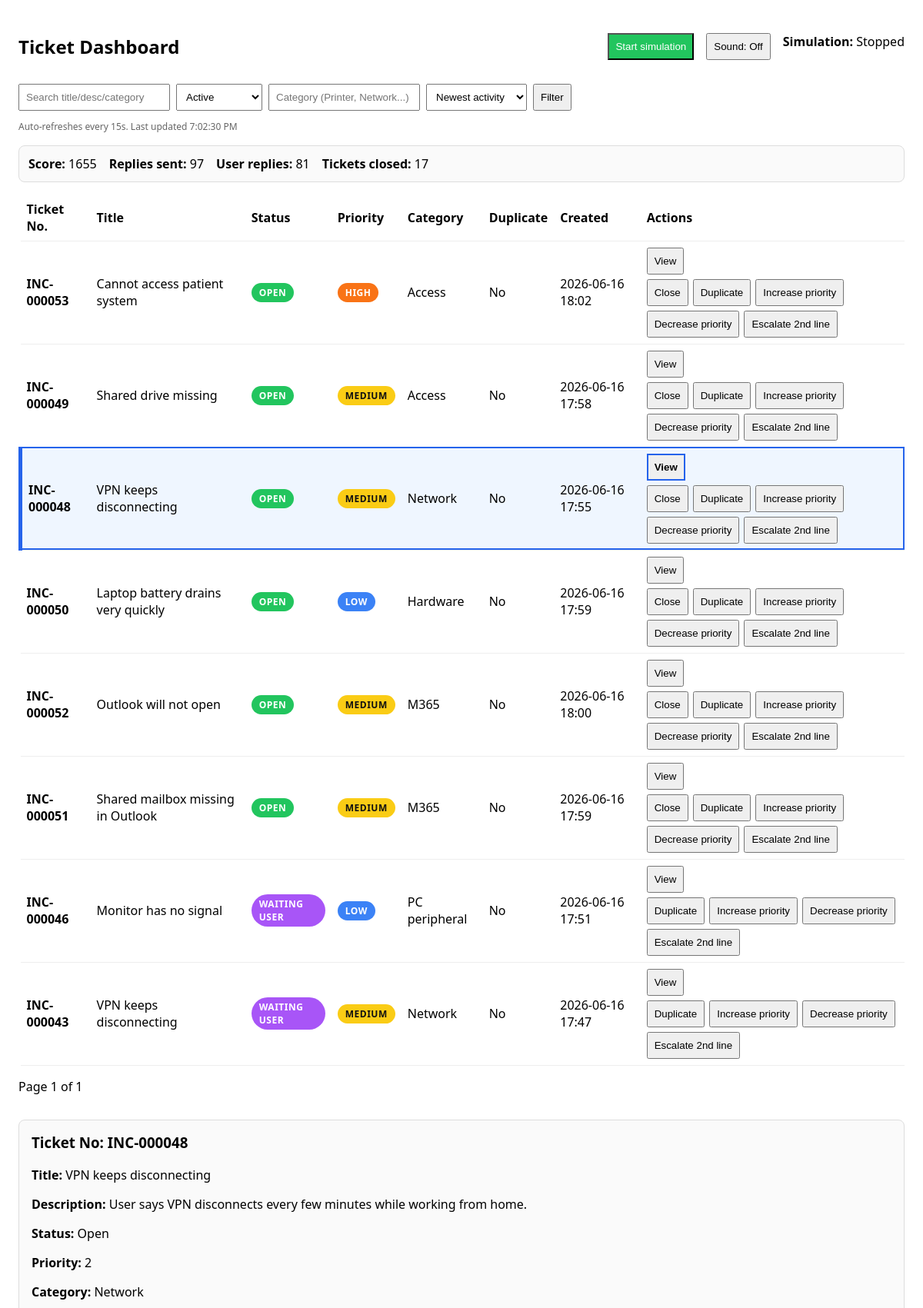
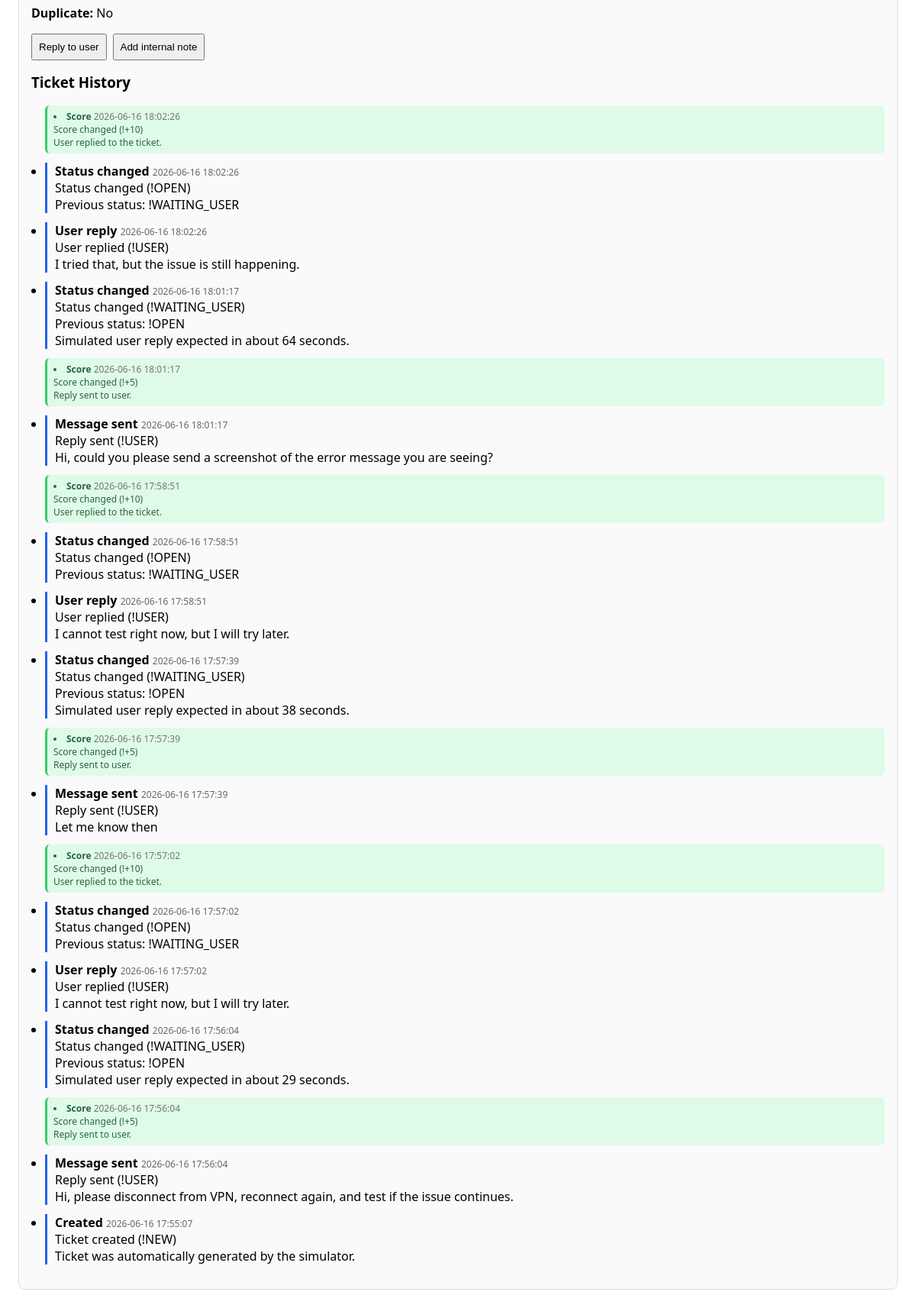
Screenshot of /reports/?selected=48&q=&status=active&category=&ordering=-updated_at with the database file from the repository (2 pictures, top to bottom).
### tickets/models.py (models this page shows, shortened)
class GameState(models.Model):
    score = models.IntegerField(default=0)
    tickets_closed = models.IntegerField(default=0)
    replies_sent = models.IntegerField(default=0)
    user_replies_received = models.IntegerField(default=0)
    simulation_running = models.BooleanField(default=False)
    updated_at = models.DateTimeField(auto_now=True)
    @classmethod
    def get_state(cls):
        state, _ = cls.objects.get_or_create(id=1)
        return state

class Ticket(models.Model):
    PRIORITY_CRITICAL = 0
    PRIORITY_HIGH = 1
    PRIORITY_MEDIUM = 2
    PRIORITY_LOW = 3
    PRIORITY_CHOICES = [
        (PRIORITY_CRITICAL, "Critical"),
        (PRIORITY_HIGH, "High"),
        (PRIORITY_MEDIUM, "Medium"),
        (PRIORITY_LOW, "Low"),
    ]
    STATUS_OPEN = "open"
    STATUS_WAITING_USER = "waiting_user"
    STATUS_CLOSED = "closed"
    STATUS_ESCALATED = "escalated"
    STATUS_CHOICES = [
    (STATUS_OPEN, "Open"),
    (STATUS_WAITING_USER, "Waiting user"),
    (STATUS_CLOSED, "Closed"),
    (STATUS_ESCALATED, "Escalated"),
]
    title = models.CharField(max_length=400)
    description = models.TextField(blank=True)
    created_at = models.DateTimeField(auto_now_add=True)
    priority = models.IntegerField(
        choices=PRIORITY_CHOICES,
        default=PRIORITY_LOW
    )
    status = models.CharField(
        max_length=50,
        choices=STATUS_CHOICES,
        default=STATUS_OPEN
    )
    category = models.CharField(max_length=100, blank=True, null=True)
    is_duplicate = models.BooleanField(default=False)
    updated_at = models.DateTimeField(auto_now=True)
    user_reply_due_at = models.DateTimeField(blank=True, null=True)
    is_waiting_for_simulated_reply = models.BooleanField(default=False)

class TicketEvent(models.Model):
    EVENT_TYPES = [
        ("created", "Created"),
        ("status_changed", "Status changed"),
        ("priority_changed", "Priority changed"),
        ("marked_duplicate", "Marked duplicate"),
        ("unmarked_duplicate", "Unmarked duplicate"),
        ("message_sent", "Message sent"),
        ("user_reply", "User reply"),
        ("note", "Internal note"),
        ("score", "Score"),
    ]
    ticket = models.ForeignKey(
        Ticket,
        on_delete=models.CASCADE,
        related_name="events"
    )
    event_type = models.CharField(max_length=50, choices=EVENT_TYPES)
    message = models.TextField()
    created_at = models.DateTimeField(auto_now_add=True)
    class Meta:
        ordering = ["-created_at"]

### reports/views.py (the view)
# urls.py: path("", lambda request: redirect("reports/dashboard/")),
def dashboard(request):
    qs = Ticket.objects.all()
    q = (request.GET.get("q") or "").strip()
    if q:
        qs = qs.filter(
            Q(title__icontains=q) |
            Q(description__icontains=q) |
            Q(category__icontains=q)
        )
    status = (request.GET.get("status") or "active").strip().lower()
    if status == "active":
        qs = qs.exclude(status__in=[Ticket.STATUS_CLOSED, Ticket.STATUS_ESCALATED])
    elif status in {
        Ticket.STATUS_OPEN,
        Ticket.STATUS_WAITING_USER,
        Ticket.STATUS_CLOSED,
        Ticket.STATUS_ESCALATED,
    }:
        qs = qs.filter(status=status)
    elif status == "all":
        pass
    else:
        status = "active"
        qs = qs.exclude(status__in=[Ticket.STATUS_CLOSED, Ticket.STATUS_ESCALATED])
    category = (request.GET.get("category") or "").strip()
    if category:
        qs = qs.filter(category__icontains=category)
    ordering = request.GET.get("ordering") or "-updated_at"
    if ordering not in {"-updated_at", "-created_at", "created_at", "priority"}:
        ordering = "-updated_at"
    qs = qs.order_by(ordering)
    paginator = Paginator(qs, 10)
    page_number = request.GET.get("page")
    page_obj = paginator.get_page(page_number)
    selected_ticket = None
    selected_ticket_id = request.GET.get("selected")
    game_state = GameState.get_state()
    if selected_ticket_id:
        selected_ticket = Ticket.objects.filter(id=selected_ticket_id).first()
    context = {
        "tickets": page_obj,
        "q": q,
        "status": status,
        "category": category,
        "ordering": ordering,
        "selected_ticket": selected_ticket,
        "selected_ticket_id": selected_ticket_id,
        "game_state": game_state,
    }
    return render(request, "reports/dashboard.html", context)

### reports/templates/reports/dashboard.html (shortened to what this page needs)
<!doctype html>
<html lang="en">
<head>
</head>
<body>
<header>
  <h2 style="margin-right:auto">Ticket Dashboard</h2>
  <section style="display:flex; gap:16px; margin:16px 0; flex-wrap:wrap;">
  <form method="post" action="{% url 'toggle_simulation' %}">
  {% if game_state.simulation_running %}
    <button type="submit" style="background:#ef4444; color:white;">
      Stop simulation
    </button>
  {% else %}
    <button type="submit" style="background:#22c55e; color:white;">
      Start simulation
    </button>
  {% endif %}
</form>
<button type="button" id="soundToggle" onclick="toggleSound()">
</button>
<div>
  <strong>Simulation:</strong>
  {% if game_state.simulation_running %}
    Running
  {% else %}
    Stopped
  {% endif %}
</div>
</section>
  <form class="inline" method="get">
    <input type="text" name="q" placeholder="Search title/desc/category" value="{{ q }}">
    <select name="status">
  <option value="active" {% if status == 'active' %}selected{% endif %}>Active</option>
</select>
    <input type="text" name="category" placeholder="Category (Printer, Network...)" value="{{ category }}">
    <select name="ordering">
  <option value="-updated_at" {% if ordering == '-updated_at' %}selected{% endif %}>Newest activity</option>
</select>
    <button type="submit">Filter</button>
  </form>
</header>
<p class="muted">Auto-refreshes every 15s. <span id="last"></span></p>
<section style="display:flex; gap:16px; margin:16px 0; flex-wrap:wrap; border:1px solid #ddd; padding:12px; border-radius:8px; background:#fafafa;">
  <div><strong>Score:</strong> {{ game_state.score }}</div>
  <div><strong>Replies sent:</strong> {{ game_state.replies_sent }}</div>
  <div><strong>User replies:</strong> {{ game_state.user_replies_received }}</div>
  <div><strong>Tickets closed:</strong> {{ game_state.tickets_closed }}</div>
</section>
<table id="table">
  <thead>
    <tr>
      <th>Ticket No.</th>
      <th>Title</th>
      <th>Status</th>
      <th>Priority</th>
      <th>Category</th>
      <th>Duplicate</th>
      <th>Created</th>
      <th>Actions</th>
    </tr>
  </thead>
  <tbody id="tbody">
    {% for t in tickets %}
<tr class="
  {% if selected_ticket.id == t.id %}selected-row{% endif %}
">
<td>
    <strong>INC-{{ t.id|stringformat:"06d" }}</strong>
  </td>
  <td>{{ t.title }}</td>
  <td>
    <span class="pill {{ t.status|lower }}">
      {% if t.status == "waiting_user" %}
  WAITING USER
{% elif t.status == "escalated" %}
  ESCALATED
{% else %}
  {{ t.status|upper }}
{% endif %}
    </span>
  </td>
  <td>
  <span class="pill
    {% if t.priority == 0 %}priority-critical
    {% elif t.priority == 1 %}priority-high
    {% elif t.priority == 2 %}priority-medium
    {% else %}priority-low
    {% endif %}">
    {% if t.priority == 0 %}CRITICAL
    {% elif t.priority == 1 %}HIGH
    {% elif t.priority == 2 %}MEDIUM
    {% else %}LOW
    {% endif %}
  </span>
</td>
  <td>{{ t.category|default:"—" }}</td>
  <td>{{ t.is_duplicate|yesno:"Yes,No" }}</td>
  <td>{{ t.created_at|date:"Y-m-d H:i" }}</td>
<td>
  <div style="display:flex; gap:6px; flex-wrap:wrap;">
   <a href="?selected={{ t.id }}&q={{ q }}&status={{ status }}&category={{ category }}&ordering={{ ordering }}">
  <button
    type="button"
    {% if selected_ticket.id == t.id %}style="font-weight:700; border:2px solid #2563eb;"{% endif %}
  >
    View
  </button>
</a>
    <form method="post" action="{% url 'ticket_action' t.id %}" style="display:flex; gap:6px; flex-wrap:wrap;">
      {% if t.status|lower == "open" %}
        <button type="submit" name="action" value="close">Close</button>
      {% elif t.status|lower == "closed" %}
        <button type="submit" name="action" value="reopen">Reopen</button>
      {% endif %}
      {% if t.is_duplicate %}
        <button type="submit" name="action" value="not_duplicate">Not duplicate</button>
      {% else %}
        <button type="submit" name="action" value="duplicate">Duplicate</button>
      {% endif %}
      <button type="submit" name="action" value="increase_priority">Increase priority</button>
      <button type="submit" name="action" value="decrease_priority">Decrease priority</button>
      <button type="submit" name="action" value="escalate_2nd_line">Escalate 2nd line</button>
    </form>
  </div>
</td>
</tr>
    {% endfor %}
  </tbody>
</table>
<p id="pager">
  Page {{ tickets.number }} of {{ tickets.paginator.num_pages }}
</p>
<section id="ticket-detail" style="margin-top:32px; border:1px solid #ddd; border-radius:8px; padding:16px;">
  {% if selected_ticket %}
    <h3>
  <strong>Ticket No:</strong>
  INC-{{ selected_ticket.id|stringformat:"06d" }}
</h3>
    <p><strong>Title:</strong> {{ selected_ticket.title }}</p>
    <p><strong>Description:</strong> {{ selected_ticket.description }}</p>
    <p>
  <strong>Status:</strong>
  {% if selected_ticket.status == "waiting_user" %}
    Waiting user
  {% else %}
    {{ selected_ticket.status|title }}
  {% endif %}
</p>
    <p><strong>Priority:</strong> {{ selected_ticket.priority }}</p>
    <p><strong>Category:</strong> {{ selected_ticket.category|default:"—" }}</p>
    <p><strong>Duplicate:</strong> {{ selected_ticket.is_duplicate|yesno:"Yes,No" }}</p>
<div style="display:flex; gap:8px; flex-wrap:wrap; margin-bottom:16px;">
  <button type="button" onclick="openReplyModal()">
    Reply to user
  </button>
  <button type="button" onclick="openNoteModal()">
    Add internal note
  </button>
</div>
    <h3>Ticket History</h3>
    {% if selected_ticket.events.all %}
      <ul style="padding-left:18px;">
        {% for event in selected_ticket.events.all %}
          <li class="history-item
  {% if event.event_type == 'score' and '!+' in event.message %}score-positive{% endif %}
  {% if event.event_type == 'score' %}score-event{% endif %}
">
  <strong>{{ event.get_event_type_display }}</strong>
  <span class="muted">{{ event.created_at|date:"Y-m-d H:i:s" }}</span>
  <br>
  {{ event.message|linebreaksbr }}
</li>
        {% endfor %}
      </ul>
    {% else %}
      <p class="muted">No history yet for this ticket.</p>
    {% endif %}
  {% else %}
    <h3>Selected Ticket</h3>
    <p class="muted">Select a ticket to view details and history.</p>
  {% endif %}
</section>
</body>
</html>

### reports/templates/reports/dashboard.html (style rules this page uses)
body { font-family: system-ui, Arial; margin: 24px; }
header { display:flex; gap:12px; align-items:center; flex-wrap:wrap; }
input, select, button { padding:8px; }
table { width:100%; border-collapse: collapse; margin-top:16px; }
th, td { border-bottom:1px solid #eee; padding:8px; text-align:left; }
.muted { color:#666; font-size:12px; }
form.inline { display:flex; gap:8px; align-items:center; }
.pill { padding:4px 10px; border-radius:999px; font-size:12px; font-weight:600; letter-spacing:.5px; text-transform:uppercase; color:#fff; background:#6b7280; display:inline-block; }
.pill.open { background:#22c55e; }
.pill.priority-low { background:#3b82f6; }
.pill.priority-medium { background:#facc15; color:#111; }
.pill.priority-high { background:#f97316; }
.selected-row { outline: 2px solid #2563eb; background: #eff6ff; }
#ticket-detail { margin-top: 32px; border: 1px solid #ddd; border-radius: 8px; padding: 16px; background: #fafafa; }
#ticket-detail h3 { margin-top: 0; }
.history-item { border-left: 3px solid #2563eb; padding-left: 10px; margin-bottom: 12px; }
.pill.waiting_user { background: #a855f7; }
.selected-row { background: #eff6ff !important; outline: 2px solid #2563eb; outline-offset: -2px; }
.selected-row td:first-child { border-left: 5px solid #2563eb; }
.score-event { font-size: 12px; padding: 6px 8px; border-radius: 6px; list-style-position: inside; opacity: 0.9; }
.score-positive { border-left-color: #22c55e; background: #dcfce7; color: #14532d; }

### rows the page displays
GameState: score "1655", replies_sent "97", user_replies_received "81", tickets_closed "17"
Ticket: id "000053", title "Cannot access patient system", status "OPEN", priority "HIGH", category "Access", is_duplicate "No", created_at "2026-06-16 18:02", shows "Close", shows "Duplicate"
Ticket: id "000049", title "Shared drive missing", status "OPEN", priority "MEDIUM", category "Access", is_duplicate "No", created_at "2026-06-16 17:58", shows "Close", shows "Duplicate"
Ticket: id "000048", title "VPN keeps disconnecting", status "OPEN", shows "MEDIUM", category "Network", is_duplicate "No", created_at "2026-06-16 17:55", shows "Close", shows "Duplicate", description "User says VPN disconnects every few minutes while working from home.", status "Open", priority "2"
Ticket: id "000050", title "Laptop battery drains very quickly", status "OPEN", priority "LOW", category "Hardware", is_duplicate "No", created_at "2026-06-16 17:59", shows "Close", shows "Duplicate"
Ticket: id "000052", title "Outlook will not open", status "OPEN", priority "MEDIUM", category "M365", is_duplicate "No", created_at "2026-06-16 18:00", shows "Close", shows "Duplicate"
Ticket: id "000051", title "Shared mailbox missing in Outlook", status "OPEN", priority "MEDIUM", category "M365", is_duplicate "No", created_at "2026-06-16 17:59", shows "Close", shows "Duplicate"
Ticket: id "000046", title "Monitor has no signal", status "WAITING USER", priority "LOW", category "PC peripheral", is_duplicate "No", created_at "2026-06-16 17:51", shows "Duplicate"
Ticket: id "000043", title "VPN keeps disconnecting", status "WAITING USER", priority "MEDIUM", category "Network", is_duplicate "No", created_at "2026-06-16 17:47", shows "Duplicate"
TicketEvent: event_type "Score", created_at "2026-06-16 18:02:26", message "Score changed (!+10) User replied to the ticket."
TicketEvent: event_type "Status changed", created_at "2026-06-16 18:02:26", message "Status changed (!OPEN) Previous status: !WAITING_USER"
TicketEvent: event_type "User reply", created_at "2026-06-16 18:02:26", message "User replied (!USER) I tried that, but the issue is still happening."
TicketEvent: event_type "Status changed", created_at "2026-06-16 18:01:17", message "Status changed (!WAITING_USER) Previous status: !OPEN Simulated user reply expected in about 64 seconds."
TicketEvent: event_type "Score", created_at "2026-06-16 18:01:17", message "Score changed (!+5) Reply sent to user."
TicketEvent: event_type "Message sent", created_at "2026-06-16 18:01:17", message "Reply sent (!USER) Hi, could you please send a screenshot of the error message you are seeing?"
TicketEvent: event_type "Score", created_at "2026-06-16 17:58:51", message "Score changed (!+10) User replied to the ticket."
TicketEvent: event_type "Status changed", created_at "2026-06-16 17:58:51", message "Status changed (!OPEN) Previous status: !WAITING_USER"
TicketEvent: event_type "User reply", created_at "2026-06-16 17:58:51", message "User replied (!USER) I cannot test right now, but I will try later."
TicketEvent: event_type "Status changed", created_at "2026-06-16 17:57:39", message "Status changed (!WAITING_USER) Previous status: !OPEN Simulated user reply expected in about 38 seconds."
TicketEvent: event_type "Score", created_at "2026-06-16 17:57:39", message "Score changed (!+5) Reply sent to user."
TicketEvent: event_type "Message sent", created_at "2026-06-16 17:57:39", message "Reply sent (!USER) Let me know then"
TicketEvent: event_type "Score", created_at "2026-06-16 17:57:02", message "Score changed (!+10) User replied to the ticket."
TicketEvent: event_type "Status changed", created_at "2026-06-16 17:57:02", message "Status changed (!OPEN) Previous status: !WAITING_USER"
TicketEvent: event_type "User reply", created_at "2026-06-16 17:57:02", message "User replied (!USER) I cannot test right now, but I will try later."
TicketEvent: event_type "Status changed", created_at "2026-06-16 17:56:04", message "Status changed (!WAITING_USER) Previous status: !OPEN Simulated user reply expected in about 29 seconds."
TicketEvent: event_type "Score", created_at "2026-06-16 17:56:04", message "Score changed (!+5) Reply sent to user."
TicketEvent: event_type "Message sent", created_at "2026-06-16 17:56:04", message "Reply sent (!USER) Hi, please disconnect from VPN, reconnect again, and test if the issue continues."
TicketEvent: event_type "Created", created_at "2026-06-16 17:55:07", message "Ticket created (!NEW) Ticket was automatically generated by the simulator."

### other values shown
{{ tickets.number }} "1"
{{ tickets.paginator.num_pages }} "1"
